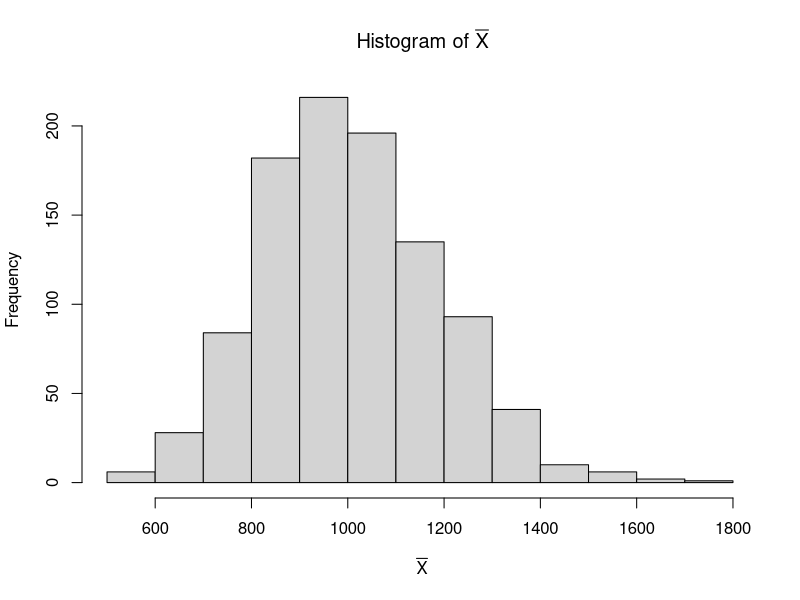
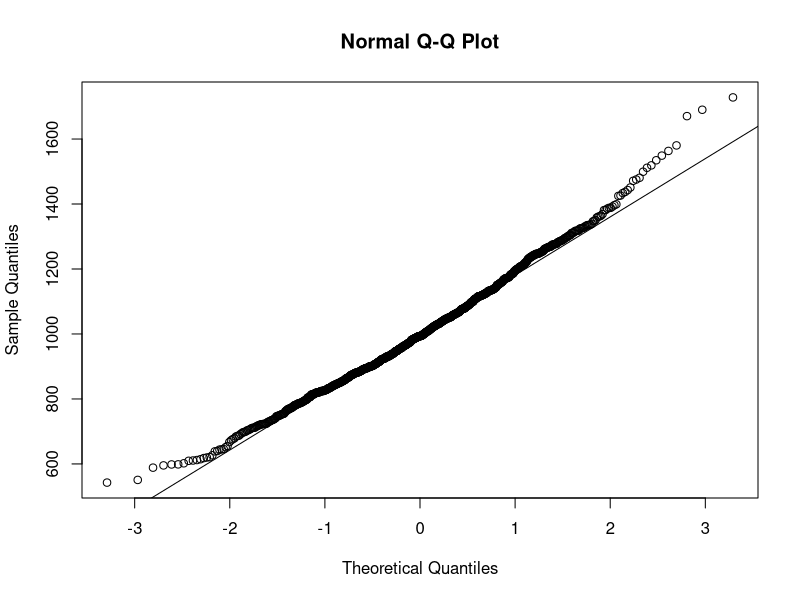
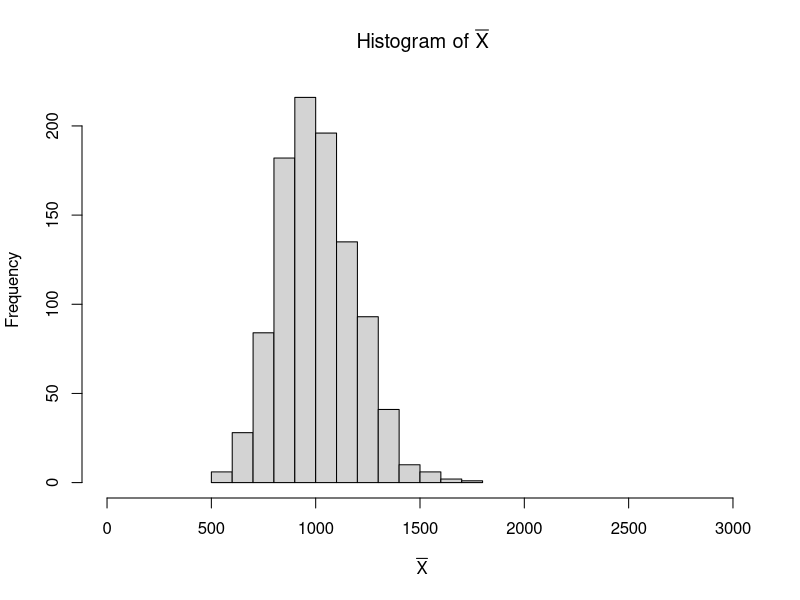
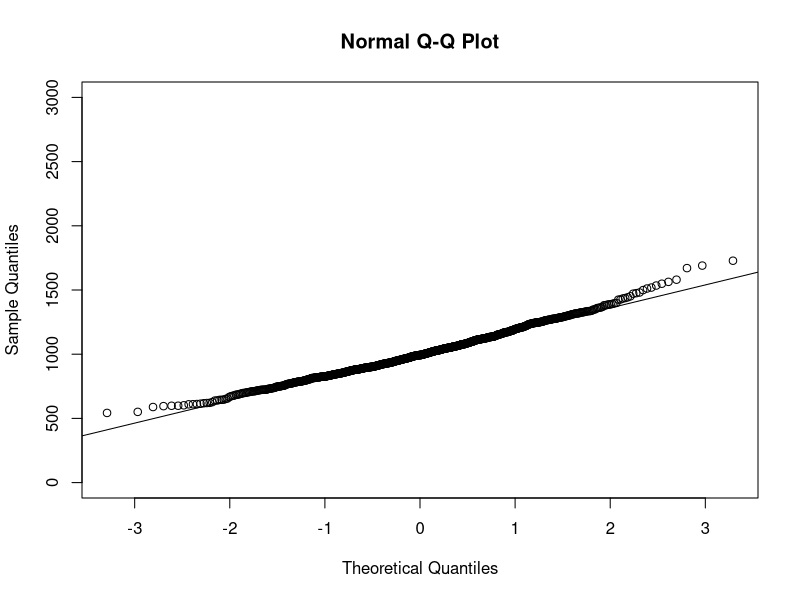

Reproduce these figures in R, in order.

######################

set.seed(142981)

n <- 30

simreps <- 1000
xbar <- rep(0, simreps)

for(i in 1:simreps){
   xbar[i] <- mean(rexp(n, rate=0.001))
#  xbar[i] <- mean(rbinom(n, size=1, prob=0.1))
#   xbar[i] <- mean(rnorm(n, mean=1, sd=0.1))
}

hist(xbar, main=~"Histogram of "*bar(X), xlab=~bar(X))
qqnorm(xbar);qqline(xbar)

shapiro.test(xbar)

hist(xbar, main=~"Histogram of "*bar(X), xlab=~bar(X), xlim=c(0,3000))

qqnorm(xbar,ylim=c(0,3000));qqline(xbar)



##############







####################